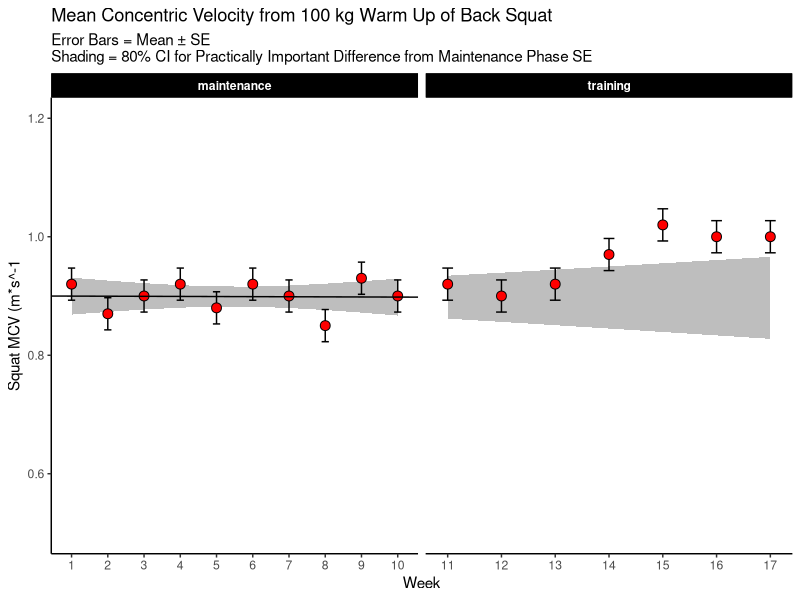
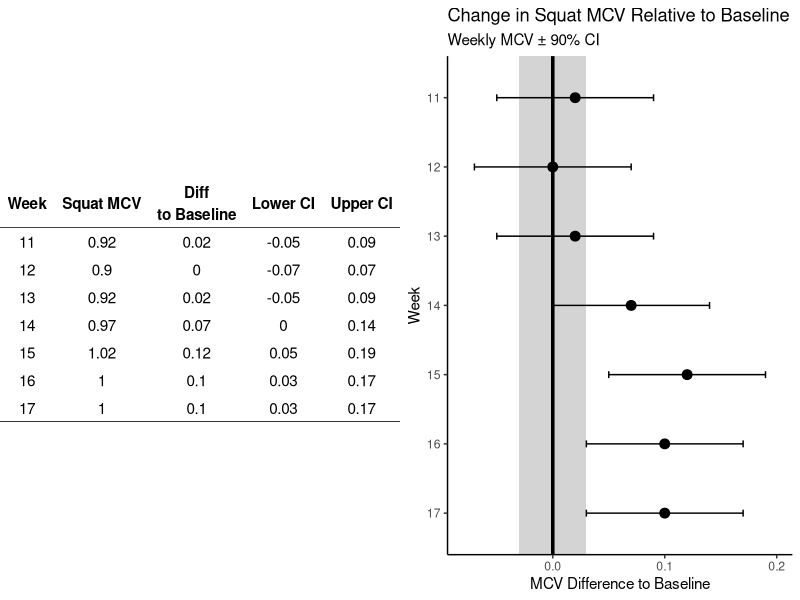
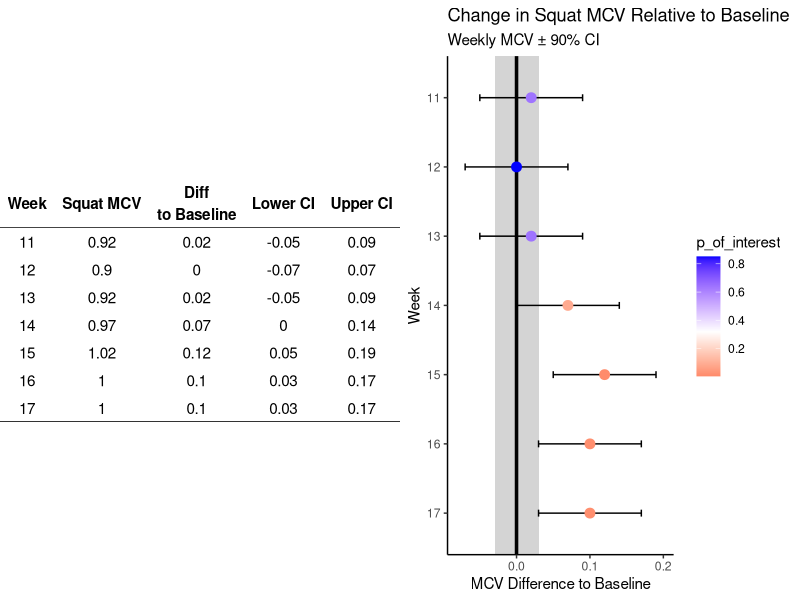

The R source for these figures, in order:
## ---- chunk 1
knitr::opts_chunk$set(echo = TRUE, warning = FALSE, message = FALSE)

suppressPackageStartupMessages({
  suppressWarnings({
    library(tidyverse)
    library(broom)
  })
})


theme_set(theme_classic())

dat <- read.csv("Weakley (2021) - VBT Data.csv", header = TRUE)
dat %>%
  head() %>%
  knitr::kable()
## ---- chunk 2
## Add phase column
dat$phase <- c(rep("maintenance", 10), rep("training", 7))

## observe data
dat %>%
  head() %>%
  knitr::kable()
## ---- chunk 3
## Create a linear model for the baseline
maintenance_model <- dat %>%
  filter(phase == "maintenance") %>%
  lm(squat_mcv ~ week, data = .)

## look the model output
tidy(maintenance_model) %>%
  knitr::kable()

## ---- chunk 4
## number of observations in the maintenance phase that were used to build the model
n <- length(dat$squat_mcv[dat$phase == "maintenance"])

## Get the standard error
individual_se <- sqrt(sum(maintenance_model$residuals^2) / (n - 2))
individual_se

## ---- chunk 5
summary(maintenance_model)
## ---- chunk 6
summary(maintenance_model)$sigma
## ---- chunk 7
## Get the critical value for the confidence interval
conf_level <- 0.8
t_crit <- qt(p = (1 - conf_level)/2, df = 10-1, lower = FALSE)

t_crit
## ---- chunk 8

## plot
dat %>%
  mutate(i = ifelse(phase == "maintenance", 0.9, NA),
         s = ifelse(phase == "maintenance", -0.000182, NA),
         preds = predict(maintenance_model, newdata = .),
         se_preds = predict(maintenance_model, newdata = ., se = TRUE)$se.fit) %>%
  ggplot(aes(x = week, y = squat_mcv)) +
  geom_ribbon(aes(ymin = preds - t_crit*se_preds*sqrt(2),
            ymax = preds + t_crit*se_preds*sqrt(2)),
            fill = "grey") +
  geom_errorbar(aes(ymin = squat_mcv - individual_se,
                    ymax = squat_mcv + individual_se),
                width = 0.2) +
  geom_point(shape = 21,
             fill = "red",
             color = "black",
             size = 3) +
  geom_abline(aes(intercept = i, 
              slope = s),
              color = "black") +
  facet_wrap(~phase, scales = "free_x") +
  ylim(0.5, 1.2) +
  scale_x_continuous(labels = seq(1, 17, 1),
                     breaks = seq(1, 17, 1)) +
  labs(x = "Week",
       y = "Squat MCV (m*s^-1",
       title = "Mean Concentric Velocity from 100 kg Warm Up of Back Squat",
       subtitle = "Error Bars = Mean ± SE\nShading = 80% CI for Practically Important Difference from Maintenance Phase SE") +
  theme(strip.background = element_rect(fill = "black"),
        strip.text = element_text(color = "white", face = "bold"))
## ---- chunk 9
## Get the critical value for 90% CI
conf_level <- 0.9
t_crit <- qt(p = (1 - conf_level)/2, df = 10-1, lower = FALSE)


training <- dat %>% 
  mutate(base_avg = round(mean(squat_mcv[phase == "maintenance"]), 2),
         diff = squat_mcv - base_avg,
         lower_ci = round(diff - t_crit*individual_se*sqrt(2), 2),
         upper_ci = round(diff + t_crit*individual_se*sqrt(2), 2)) %>%
  filter(phase == "training")

training %>%
  head() %>%
  knitr::kable()
  
## ---- chunk 10
library(grid)
library(ggpubr)

tbl <- ggtexttable(training[, c('week', 'squat_mcv', 'diff', 'lower_ci', 'upper_ci')],
            rows = NULL,
            theme= ttheme("light"),
            cols = c("Week", "Squat MCV", "Diff\nto Baseline", "Lower CI", "Upper CI"))


plt <- training %>%
  ggplot(aes(x = diff, y = as.factor(week))) +
  geom_rect(aes(xmin = -0.03, 
                xmax = 0.03),
            ymin = 0,
            ymax = Inf,
            fill = "light grey",
            alpha = 0.5) +
  geom_errorbar(aes(xmin = lower_ci, xmax = upper_ci),
                width = 0.1) +
  geom_vline(xintercept = 0,
             size = 1.2) +
  geom_point(size = 3) +
  scale_y_discrete(limits=rev) +
  xlim(-0.08, 0.2) +
  labs(x = "MCV Difference to Baseline",
       y = "Week",
       title = "Change in Squat MCV Relative to Baseline",
       subtitle = "Weekly MCV ± 90% CI")


ggarrange(tbl, plt)

## ---- chunk 11
## Calculate the t-value and p-value for the difference between 0.02 and -0.03
t_below <-  (0.02 - (-0.03)) / individual_se
p_below <- pt(t_below, df = n - 1)

## Calculate the t-value and p-value for the difference between 0.02 and 0.03
t_above <- (0.02 - 0.03) / individual_se
p_above <- 1-pt(t_above, df = n - 1)


paste("p-value for lower bound is", round(p_below, 3), "while the p-value for the upper bound is", round(p_above, 3))
## ---- chunk 12
plt <- training %>%
  mutate(t_value_below = (diff - (-0.03)) / individual_se,
         p_below = pt(t_value_below, df = 10 - 1),
         t_value_above = (diff - 0.03) / individual_se,
         p_above = 1 - pt(t_value_above, df = 10 - 1),
         p_of_interest = ifelse(p_above < p_below, p_above, p_below)) %>%
  ggplot(aes(x = diff, y = as.factor(week))) +
  geom_rect(aes(xmin = -0.03, 
                xmax = 0.03),
            ymin = 0,
            ymax = Inf,
            fill = "light grey",
            alpha = 0.5) +
  geom_errorbar(aes(xmin = lower_ci, xmax = upper_ci),
                width = 0.1) +
  geom_vline(xintercept = 0,
             size = 1.2) +
  geom_point(size = 3,
             aes(color = p_of_interest)) +
  scale_color_gradient2(low = "red", mid = "white", high = "blue", midpoint = 0.32) +
  scale_y_discrete(limits=rev) +
  xlim(-0.08, 0.2) +
  labs(x = "MCV Difference to Baseline",
       y = "Week",
       title = "Change in Squat MCV Relative to Baseline",
       subtitle = "Weekly MCV ± 90% CI")

ggarrange(tbl, plt)
